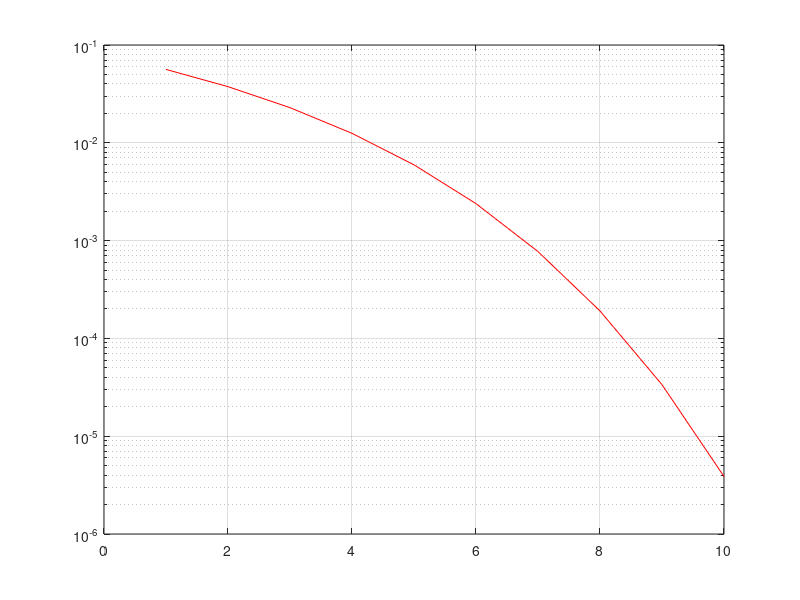

Recreate this plot in MATLAB.
%Calculating ber communication
N=1000;
for i=1:10
    ebn0(i)=i;
    EsN0=10.^(ebn0(i)/10);
    sigma=sqrt(1/(2*EsN0));
    d=randi(2,1,N)-1;
    b=2*d-1;
    r=b+sigma*randn(1,N)+j*sigma*randn(1,N);
    dd=(r>0);
    e=(dd~=d);
    ber(i)=sum(e)/N;
end
semilogy(ebn0,ber,'*')
hold on
EbN0=10.^(ebn0/10);
semilogy(ebn0,qfunc(sqrt(2*EbN0)),'r')
axis([0 10 10^-6 10^-1])
grid on